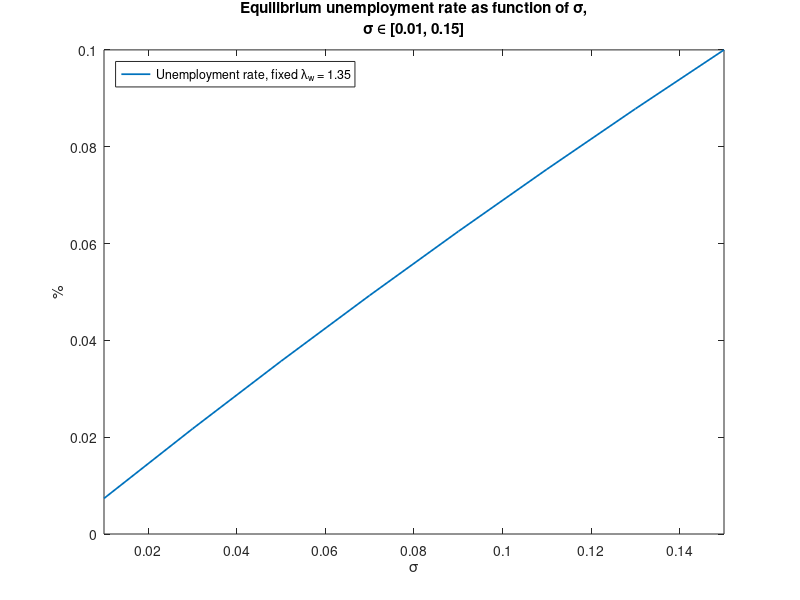

The MATLAB source for this figure: (Note: this script raises an error after producing the figure.)
%==========================================================================
%% 2 percentage signs represent sections of code;
% 1 percentage sign represents comments for code or commented out code;

% ECO385K Problem Set 1, 3
% Paul Le Tran, plt377
% 12 October, 2021
%==========================================================================

%==========================================================================
%% Problem info
% Read the paper "Unempployment and Vacancy Fluctuations in the Matching
% Model: Inspecting the Mechanism" by Andreas Hornstein, Per Krusell, and
% Giovanni L. Violante. This paper covers the basic Mortensen-Pissarides
% matching model with exogenous separation, and is where you will find how
% to derive equilibrium-characterising equations (21), (22), and (23) as
% the question requests.
%==========================================================================

%==========================================================================
%% Setting up workspace
clear all;
close all;
clc;

home_dir = 'path\to\programmes';

cd(home_dir);
%==========================================================================

%==========================================================================
%% Part 3a: Parametrise the model using Shimer's calibration. Compute the
% wage and unemployment rate.

% Setting Shimer calibration values
r = 0.012;
sigma = 0.10;
theta = 1;
alpha = 0.72;
A = 1.35;
p = 1;
b = 0.4;
beta = alpha;
c = 0.324;

% Computing job-finding and job-filling rates
lambda_w = A*(theta^(1 - alpha));
lambda_f = A*theta^(-alpha);

% Computing equilibrium wage and unemployment rate
u = sigma/(sigma + lambda_w);
w = beta*(p + c*theta) + (1 - beta)*b;
%==========================================================================

%==========================================================================
%% Part 3bi: Consider a permanent change in sigma from 0.01 to 0.15. What
% would the unemployment rate be if there was no change in the job-finding
% rate for each value of sigma? Plot the unemployment rate as a function of
% sigma for fixed job-finding rate.

% Setting Shimer calibration values
r = 0.012;
sigma = 0.10;
theta = 1;
alpha = 0.72;
A = 1.35;
p = 1;
b = 0.4;
beta = alpha;
c = 0.324;
% We will be keeping lambda_w = 1.35 from part 3a constant.

% Creating matrix that stores unemployment rate with corresponding sigma.
u_sigma_matrix = [zeros(length([0.01:0.01:0.15]'), 1) [0.01:0.01:0.15]'];
% Creating counter for loop
counter = 1;
for sigma = [0.01:0.01:0.15]
  u_sigma_matrix(counter, 1) = sigma/(sigma + 1.35);
  counter = counter + 1;
end
clear counter sigma;

% Saving unemployment rate values for plotting purposes in part 3bii.
u_3bi = u_sigma_matrix(:, 1);
clear u_sigma_matrix;

% Creating function for flow-consistent unemployment rate
urate_3bi = @(sigma) sigma(1)/(sigma(1) + 1.35);

% Creating plot of unemployment rate, when keeping lambda_w = 1.35, between
% sigma values [0.01, 0.15].
fplot(urate_3bi, [0.01, 0.15], 'LineWidth', 1.25);

% Creating axes labels
xlabel('\sigma');
ylabel('%');

% Creating legend
legend('Unemployment rate, fixed \lambda_{w} = 1.35', 'Location', 'Northwest');

% Creating title
title({'Equilibrium unemployment rate as function of \sigma,', '\sigma \in [0.01, 0.15]'});

saveas(gcf, 'path\to\graphics\3bi_plot.png');
close(gcf);
clear urate_3bi;
%==========================================================================

%==========================================================================
%% Part 3bii: Consider a permanent change in sigma from 0.01 to 0.15.
% Computer the wage, theta = v/u, job-finding rate, and the unemployment
% rate for each value of sigma. Plot the unemployment rate as a functio nof
% sigma. Compare with the previous question.

% Setting Shimer calibration values
r = 0.012;
sigma = 0.10;
theta = 1;
alpha = 0.72;
A = 1.35;
p = 1;
b = 0.4;
beta = alpha;
c = 0.324;

% We are no longer keeping the job-finding rate constant like in part 3bi.
% This means we need to use equilibrium condition (21) to solve for theta.
% Clearing Shimer calibration value from Shimer in part 3a.
clear theta;

% Creating matrix that stores equilibrium theta and corresponding sigma.
theta_sigma_matrix = [zeros(length([0.01:0.01:0.15]'), 1) [0.01:0.01:0.15]'];
% Creating counter for loop
counter = 1;
for sigma = [0.01:0.01:0.15]
  syms f(theta);
  f(theta) = (p - b)/(r + sigma + beta*A*(theta^(1 - alpha))) == c/((1 - beta)*A*(theta^(-alpha)));
  theta_sigma_matrix(counter, 1) = double(vpasolve(f, theta));
  counter = counter + 1;
end
clear counter sigma f theta;

% Creating matrix that will house equilbrium unemployment rate, equilibrium
% theta, and corresponding sigma for both.
u_theta_sigma_matrix = [zeros(length([0.01:0.01:0.15]'), 1) theta_sigma_matrix];
clear theta_sigma_matrix;
% Creating counter for loop
counter = 1;
for sigma = [0.01:0.01:0.15]
  u_theta_sigma_matrix(counter, 1) = sigma/(sigma + A*(u_theta_sigma_matrix(counter, 2)^(1 - alpha)));
  counter = counter + 1;
end
clear counter sigma;

% Creating matrix that will house equilibrium wage, unemployment rate,
% theta, and corresponding sigma for all.
w_u_theta_sigma_matrix = [zeros(length([0.01:0.01:0.15]'), 1) u_theta_sigma_matrix];
clear u_theta_sigma_matrix;
% Creating counter for loop
counter = 1;
for sigma = [0.01:0.01:0.15]
  w_u_theta_sigma_matrix(counter, 1) = beta*(p + c*w_u_theta_sigma_matrix(counter, 3)) + (1 - beta)*b;
  counter = counter + 1;
end
clear counter sigma;

% Creating matrix that will store equilibrium job-finding rate, wage,
% unemployment rate, theta, and corresponding sigma for all.
jfr_w_u_theta_sigma_matrix = [zeros(length([0.01:0.01:0.15]'), 1) w_u_theta_sigma_matrix];
clear w_u_theta_sigma_matrix;
% Creating counter for loop
counter = 1;
for sigma = [0.01:0.01:0.15]
  jfr_w_u_theta_sigma_matrix(counter, 1) = A*(jfr_w_u_theta_sigma_matrix(counter, 4)^(1 - alpha));
  counter = counter + 1;
end
clear counter sigma;

% Plotting unemployment rate against sigma values used
plot(jfr_w_u_theta_sigma_matrix(:, 5), jfr_w_u_theta_sigma_matrix(:, 3), 'LineWidth', 1.25, 'Color', [0, 0, 1]);
hold on
% Adding plot of unemployment rate values from part 3bi
plot(jfr_w_u_theta_sigma_matrix(:, 5), u_3bi, 'LineWidth', 1.25, 'Color', [1, 0, 0]);
hold off

% Creating axes labels
xlabel('\sigma');
ylabel('%');

% Creating legend
legend('Unemployment rate, varying \lambda_{w} (Blue)', 'Unemployment rate, fixed \lambda_{w} = 1.35 (Red)', 'Location', 'Northwest');

% Creating title
title({'Equilibrium unemployment rates as functions of \sigma,', '\sigma \in [0.01, 0.15]'});

saveas(gcf, 'path\to\graphics\3bii_plot.png');
close(gcf);
clear u_3bi;
%==========================================================================

%==========================================================================
%% Part 3ci: Consider a permanent change in p by 2%. Compute the wage,
% theta, job-finding rate, and the unemployment rate.

%==========================
% ONLY CONSIDERING INCREASE
%==========================

% Setting Shimer calibration values
r = 0.012;
sigma = 0.10;
theta = 1;
alpha = 0.72;
A = 1.35;
p = 1;
b = 0.4;
beta = alpha;
c = 0.324;

% Starting value of p is Shimer's calibration.
p = 1*1.02;

% Calculating equilibrium theta
syms f(theta);
f(theta) = (p - b)/(r + sigma + beta*A*(theta^(1 - alpha))) == c/((1 - beta)*A*(theta^(-alpha)));
theta_ss = double(vpasolve(f(theta), theta));
clear f;

% Calculating equilibrium job-finding rate
lambda_w = A*(theta_ss^(1 - alpha));

% Calculating equilibrium unemployment rate
u = sigma/(sigma + lambda_w);

% Calculating equilibrium wage
w = beta*(p + c*theta_ss) + (1 - beta)*b;

% Storing all into row vector. Note that these were calculated with beta =
% 0.72.
jfr_w_u_theta_beta_3ci = [lambda_w w u theta_ss beta];

clear theta theta_ss lambda_w u w;
%==========================================================================

%==========================================================================
%% Part 3cii: Consider a permanent change in p by 2%. Redo this by varying
% beta from 0.05 to 0.80.

%==========================
% ONLY CONSIDERING INCREASE
%==========================

% Setting Shimer calibration values
r = 0.012;
sigma = 0.10;
theta = 1;
alpha = 0.72;
A = 1.35;
p = 1;
b = 0.4;
beta = alpha;
c = 0.324;

% Starting value of p is Shimer's calibration.
p = 1*1.02;

% Creating a matrix that houses job-finding rate, wage, unemployment rate,
% theta, and corresponding beta.
jfr_w_u_theta_beta_matrix_3cii = [zeros(length([0.05:0.05:0.80]), 5)];
% Creating counter for loop
counter = 1;
for beta = [0.05:0.05:0.80]
  % Calculating equilibrium theta
  syms f(theta);
  f(theta) = (p - b)/(r + sigma + beta*A*(theta^(1 - alpha))) == c/((1 - beta)*A*(theta^(-alpha)));
  theta_ss = double(vpasolve(f(theta), theta));
  clear f;
  
  % Calculating equilibrium job-finding rate
  lambda_w = A*(theta_ss^(1 - alpha));

  % Calculating equilibrium unemployment rate
  u = sigma/(sigma + lambda_w);

  % Calculating equilibrium wage
  w = beta*(p + c*theta_ss) + (1 - beta)*b;
  
  % Storing into matrix as a row
  jfr_w_u_theta_beta_matrix_3cii(counter, :) = [lambda_w w u theta_ss beta];
  counter = counter + 1;
end
clear counter beta theta theta_ss lambda_w u w;
%==========================================================================

%==========================================================================
%% Part 3ciii: Consider a permanent change in p by 2%. Show how the
% responsiveness of the unemployment rate with respect to productivity
% changes by beta.

% What we are essentially doing is seeing how much u changes if p increases
% by 1% for example, for different values of beta.

%==========================
% ONLY CONSIDERING INCREASE
%==========================

% Setting Shimer calibration values
r = 0.012;
sigma = 0.10;
theta = 1;
alpha = 0.72;
A = 1.35;
p = 1;
b = 0.4;
beta = alpha;
c = 0.324;

% We choose our starting p value to be the initial permanent change of 2%.
% This means if our initial value was the Shimer calibration, starting p
% value is 1*1.02 = 1.02. Using a 1% change as the example, we will call
% p_after as follows:
p = 1*1.02;
p_after = p*1.01;

% Creating matrix that stores the per cent change of u from p to p_after,
% and corresponding beta.
upc_beta_matrix_3ciii = zeros(length([0.05:0.05:0.80]), 2);
% Creating counter for loop
counter = 1;
for beta = [0.05:0.05:0.80]
  % Calculating equilibrium theta for both p and p_after
  syms f(theta);
  f(theta) = (p - b)/(r + sigma + beta*A*(theta^(1 - alpha))) == c/((1 - beta)*A*(theta^(-alpha)));
  theta_ss = double(vpasolve(f(theta), theta));
  clear f;
  syms f(theta_after);
  f(theta_after) = (p_after - b)/(r + sigma + beta*A*(theta_after^(1 - alpha))) == c/((1 - beta)*A*(theta_after^(-alpha)));
  theta_after_ss = double(vpasolve(f(theta_after), theta_after));
  clear f;

  % Calculating equilibrium job-finding rates for both p and p_after
  lambda_w = A*(theta_ss^(1 - alpha));
  lambda_w_after = A*(theta_after_ss^(1 - alpha));

  % Calculating equilibrium unemployment rate for both p and p_after
  u = sigma/(sigma + lambda_w);
  u_after = sigma/(sigma + lambda_w_after);

  % Calculating per cent change of u from p to p_after
  u_pc = (u_after - u)/u;

  upc_beta_matrix_3ciii(counter, :) = [u_pc beta];
  counter = counter + 1;
end
clear counter beta theta theta_ss theta_after theta_after_ss lambda_w lambda_w_after u u_after u_pc;

% Plotting per cent change in unemployment rate against beta's used.
plot(upc_beta_matrix_3ciii(:, 2), upc_beta_matrix_3ciii(:, 1)*100, 'LineWidth', 1.25)

% Creating axes labels
xlabel('\beta');
ylabel('%');

% Setting y-axis interval
set(gca, 'ylim', [-0.51, -0.42]);
set(gca, 'ytick', -0.51:0.01:-0.42);

% Setting x-axis interval
set(gca, 'xlim', [0.05, 0.80]);
set(gca, 'xtick', -0.05:0.05:0.80);

% Creating title
title({'Responsiveness of unemployment rate', 'with respect to productivity changes in \beta,', '1% increase in p,', '\beta \in [0.05, 0.80]'});

saveas(gcf, 'path\to\graphics\3ciii_plot.png');
close(gcf);
%==========================================================================
% We see that keeping beta constant, a 1% increase in productivity results
% in the equilibrium unemployment rate to decrease. However, as beta
% increases, the magnitude of this decrease in the unemployment rate gets
% smaller. This means the responsiveness of the unemployment rate with
% respect to productivity decreases as beta increases.
%==========================================================================
%==========================================================================

%==========================================================================
%% Part 3di: Consider a permanent change in p by 2%. Compute the wage,
% theta, job-finding rate, and the unemployment rate.

%==========================
% ONLY CONSIDERING INCREASE
%==========================

% Setting Shimer calibration values
r = 0.012;
sigma = 0.10;
theta = 1;
alpha = 0.72;
A = 1.35;
p = 1;
b = 0.4;
beta = alpha;
c = 0.324;

% Starting value of p is Shimer's calibration.
p = 1*1.02;

% Calculating equilibrium theta
syms f(theta);
f(theta) = (p - b)/(r + sigma + beta*A*(theta^(1 - alpha))) == c/((1 - beta)*A*(theta^(-alpha)));
theta_ss = double(vpasolve(f(theta), theta));
clear f;

% Calculating equilibrium job-finding rate
lambda_w = A*(theta_ss^(1 - alpha));

% Calculating equilibrium unemployment rate
u = sigma/(sigma + lambda_w);

% Calculating equilibrium wage
w = beta*(p + c*theta_ss) + (1 - beta)*b;

% Storing all into row vector. Note that these were calculated with beta =
% 0.72.
jfr_w_u_theta_beta_3di = [lambda_w w u theta_ss beta];

clear theta theta_ss lambda_w u w;
%==========================================================================

%==========================================================================
%% Part 3dii: Consider a permanent change in p by 2%. Redo this by varying
% b from 0.20 to 0.95.

%==========================
% ONLY CONSIDERING INCREASE
%==========================

% Setting Shimer calibration values
r = 0.012;
sigma = 0.10;
theta = 1;
alpha = 0.72;
A = 1.35;
p = 1;
b = 0.4;
beta = alpha;
c = 0.324;

% Starting value of p is Shimer's calibration.
p = 1*1.02;

% Creating a matrix that houses job-finding rate, wage, unemployment rate,
% theta, and corresponding beta.
jfr_w_u_theta_b_matrix_3dii = [zeros(length([0.20:0.05:0.95]), 5)];
% Creating counter for loop
counter = 1;
for b = [0.20:0.05:0.95]
  % Calculating equilibrium theta
  syms f(theta);
  f(theta) = (p - b)/(r + sigma + beta*A*(theta^(1 - alpha))) == c/((1 - beta)*A*(theta^(-alpha)));
  theta_ss = double(vpasolve(f(theta), theta));
  clear f;
  
  % Calculating equilibrium job-finding rate
  lambda_w = A*(theta_ss^(1 - alpha));

  % Calculating equilibrium unemployment rate
  u = sigma/(sigma + lambda_w);

  % Calculating equilibrium wage
  w = beta*(p + c*theta_ss) + (1 - beta)*b;
  
  % Storing into matrix as a row
  jfr_w_u_theta_b_matrix_3dii(counter, :) = [lambda_w w u theta_ss b];
  counter = counter + 1;
end
clear counter b theta theta_ss lambda_w u w;
%==========================================================================

%==========================================================================
%% Part 3diii: Consider a permanent change in p by 2%. Show how the
% responsiveness of the unemployment rate with respect to productivity
% changes by beta.

% What we are essentially doing is seeing how much u changes if p increases
% by 1% for example, for different values of beta.

%==========================
% ONLY CONSIDERING INCREASE
%==========================

% Setting Shimer calibration values
r = 0.012;
sigma = 0.10;
theta = 1;
alpha = 0.72;
A = 1.35;
p = 1;
b = 0.4;
beta = alpha;
c = 0.324;

% We choose our starting p value to be the initial permanent change of 2%.
% This means if our initial value was the Shimer calibration, starting p
% value is 1*1.02 = 1.02. Using a 1% change as the example, we will call
% p_after as follows:
p = 1*1.02;
p_after = p*1.01;

% Creating matrix that stores the per cent change of u from p to p_after,
% and corresponding beta.
upc_b_matrix_3diii = zeros(length([0.20:0.05:0.95]), 2);
% Creating counter for loop
counter = 1;
for b = [0.20:0.05:0.95]
  % Calculating equilibrium theta for both p and p_after
  syms f(theta);
  f(theta) = (p - b)/(r + sigma + beta*A*(theta^(1 - alpha))) == c/((1 - beta)*A*(theta^(-alpha)));
  theta_ss = double(vpasolve(f(theta), theta));
  clear f;
  syms f(theta_after);
  f(theta_after) = (p_after - b)/(r + sigma + beta*A*(theta_after^(1 - alpha))) == c/((1 - beta)*A*(theta_after^(-alpha)));
  theta_after_ss = double(vpasolve(f(theta_after), theta_after));
  clear f;

  % Calculating equilibrium job-finding rates for both p and p_after
  lambda_w = A*(theta_ss^(1 - alpha));
  lambda_w_after = A*(theta_after_ss^(1 - alpha));

  % Calculating equilibrium unemployment rate for both p and p_after
  u = sigma/(sigma + lambda_w);
  u_after = sigma/(sigma + lambda_w_after);

  % Calculating per cent change of u from p to p_after
  u_pc = (u_after - u)/u;

  upc_b_matrix_3diii(counter, :) = [u_pc b];
  counter = counter + 1;
end
clear counter b theta theta_ss theta_after theta_after_ss lambda_w lambda_w_after u u_after u_pc;

% Plotting per cent change in unemployment rate against b's used.
plot(upc_b_matrix_3diii(:, 2), upc_b_matrix_3diii(:, 1)*100, 'LineWidth', 1.25)

% Creating axes labels
xlabel('b');
ylabel('%');

% Creating title
title({'Responsiveness of unemployment rate', 'with respect to productivity changes in b,', '1% increase in p', 'b \in [0.20, 0.95]'});

saveas(gcf, 'path\to\graphics\3diii_plot.png');
close(gcf);
%==========================================================================
% We see that keeping b constant, a 1% increase in productivity results in
% the equilibrium unemployment rate to decrease. Furthermore, as b
% increases, the magnitude of this decrease in the unemployment rate gets
% bigger. This means the responsiveness of the unemployment rate with
% respect to productivity increases as b increases.
%==========================================================================
%==========================================================================